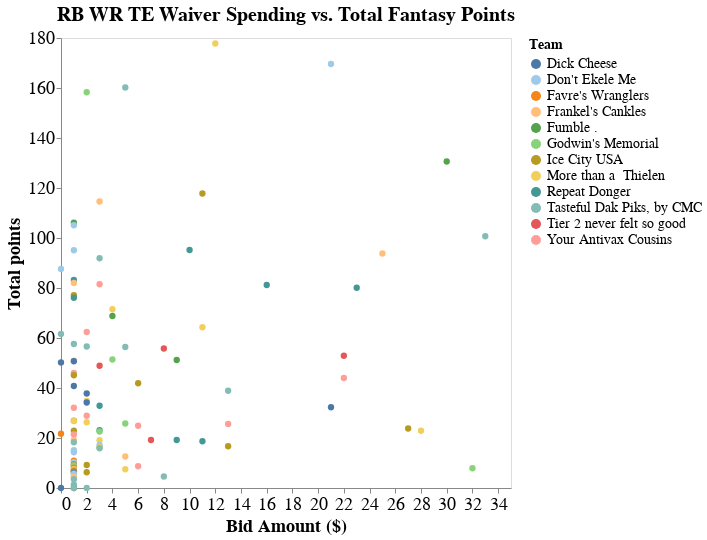

This figure's notebook cell:
### Markdown cell above
The biggest steals on the waiver wire were Cordarrelle Patterson, Hollywood Brown, and Hunter Renfrow. The biggest runaway hype trains were Adrian Peterson, Rondale Moore, and Kadarius Toney.

### Code cell
chart

### Figure 1 — Vega-Lite specification as saved in the notebook (floating-point values rounded to 4 significant figures)
{"config": {"view": {"continuousWidth": 400, "continuousHeight": 300}, "axis": {"labelFontSize": 18, "titleFontSize": 18}, "legend": {"labelFontSize": 14, "titleFontSize": 14}, "title": {"fontSize": 20}}, "data": {"name": "data-8856d2a27f9acebb0f3cde64f7da6c47"}, "mark": {"type": "circle", "size": 40}, "encoding": {"color": {"condition": {"type": "nominal", "field": "Team", "scale": {"scheme": "tableau20"}, "selection": "selector048"}, "value": "lightgray"}, "opacity": {"condition": {"value": 1, "selection": "selector048"}, "value": 0.1}, "tooltip": [{"type": "nominal", "field": "Player-info"}, {"type": "nominal", "field": "Team"}, {"type": "quantitative", "field": "Bid Amount ($)"}, {"type": "quantitative", "field": "Total points"}, {"type": "nominal", "field": "Stint (wks)"}], "x": {"type": "quantitative", "axis": {"grid": false}, "field": "Bid Amount ($)"}, "y": {"type": "quantitative", "axis": {"grid": false}, "field": "Total points"}}, "height": 450, "selection": {"selector048": {"type": "multi", "fields": ["Team"], "bind": "legend"}}, "title": "RB WR TE Waiver Spending vs. Total Fantasy Points", "width": 450, "$schema": "https://vega.github.io/schema/vega-lite/v4.8.1.json", "datasets": {"data-8856d2a27f9acebb0f3cde64f7da6c47": [{"Player": "Cordarrelle Patterson", "Position": "RB", "Team": "More than a  Thielen", "ProTeam": "ATL", "Action": "WAIVER", "Bid Amount ($)": 12, "Stint (wks)": [3, 4, 5, 7, 8, 9, 10, 11, 12, 13, 14, 15, 16, 17], "Total points": 177.8, "Player-info": "Cordarrelle Patterson, RB (ATL)"}, {"Player": "James Conner", "Position": "RB", "Team": "Don't Ekele Me", "ProTeam": "ARI", "Action": "WAIVER", "Bid Amount ($)": 21, "Stint (wks)": [5, 6, 7, 8, 9, 10, 11, 13, 14, 15, 16, 17], "Total points": 169.6, "Player-info": "James Conner, RB (ARI)"}, {"Player": "Marquise Brown", "Position": "WR", "Team": "Tasteful Dak Piks, by CMC", "ProTeam": "BAL", "Action": "WAIVER", "Bid Amount ($)": 5, "Stint (wks)": [2, 3, 4, 5, 6, 7, 9, 10, 11, 12, 13, 14, 15, 16, 17], "Total points": 160.2, "Player-info": "Marquise Brown, WR (BAL)"}, {"Player": "Hunter Renfrow", "Position": "WR", "Team": "Godwin's Memorial", "ProTeam": "OAK", "Action": "WAIVER", "Bid Amount ($)": 2, "Stint (wks)": [4, 5, 6, 7, 9, 10, 11, 12, 13, 14, 15, 16, 17], "Total points": 158.3, "Player-info": "Hunter Renfrow, WR (OAK)"}, {"Player": "Elijah Mitchell", "Position": "RB", "Team": "Fumble .", "ProTeam": "SF", "Action": "WAIVER", "Bid Amount ($)": 30, "Stint (wks)": [2, 3, 4, 5, 7, 8, 9, 10, 11, 12, 13, 14, 15, 16, 17], "Total points": 130.6, "Player-info": "Elijah Mitchell, RB (SF)"}, {"Player": "Jaylen Waddle", "Position": "WR", "Team": "Ice City USA", "ProTeam": "MIA", "Action": "WAIVER", "Bid Amount ($)": 11, "Stint (wks)": [7, 8, 9, 10, 11, 12, 13, 15, 16, 17], "Total points": 117.8, "Player-info": "Jaylen Waddle, WR (MIA)"}, {"Player": "Michael Pittman Jr.", "Position": "WR", "Team": "Frankel's Cankles", "ProTeam": "IND", "Action": "WAIVER", "Bid Amount ($)": 3, "Stint (wks)": [7, 8, 9, 10, 11, 12, 13, 15, 16, 17], "Total points": 114.6, "Player-info": "Michael Pittman Jr., WR (IND)"}, {"Player": "Mike Gesicki", "Position": "TE", "Team": "Fumble .", "ProTeam": "MIA", "Action": "WAIVER", "Bid Amount ($)": 1, "Stint (wks)": [4, 5, 6, 7, 8, 9, 10, 11, 12, 13, 15, 16, 17], "Total points": 106.1, "Player-info": "Mike Gesicki, TE (MIA)"}, {"Player": "Dawson Knox", "Position": "TE", "Team": "Don't Ekele Me", "ProTeam": "BUF", "Action": "WAIVER", "Bid Amount ($)": 1, "Stint (wks)": [4, 5, 6, 8, 9, 10, 11, 12, 13, 14, 15, 16, 17], "Total points": 105.1, "Player-info": "Dawson Knox, TE (BUF)"}, {"Player": "Chuba Hubbard", "Position": "RB", "Team": "Tasteful Dak Piks, by CMC", "ProTeam": "CAR", "Action": "WAIVER", "Bid Amount ($)": 33, "Stint (wks)": [4, 5, 6, 7, 8, 9, 10, 11, 12, 14, 15, 16, 17], "Total points": 100.7, "Player-info": "Chuba Hubbard, RB (CAR)"}, {"Player": "Dalton Schultz", "Position": "TE", "Team": "Repeat Donger", "ProTeam": "DAL", "Action": "WAIVER", "Bid Amount ($)": 10, "Stint (wks)": [6, 8, 9, 10, 11, 12, 13, 14, 15, 16, 17], "Total points": 95.2, "Player-info": "Dalton Schultz, TE (DAL)"}, {"Player": "Michael Carter", "Position": "RB", "Team": "Don't Ekele Me", "ProTeam": "NYJ", "Action": "WAIVER", "Bid Amount ($)": 1, "Stint (wks)": [7, 8, 9, 10, 11, 12, 13, 14, 15, 16, 17], "Total points": 95.1, "Player-info": "Michael Carter, RB (NYJ)"}, {"Player": "Myles Gaskin", "Position": "RB", "Team": "Frankel's Cankles", "ProTeam": "MIA", "Action": "WAIVER", "Bid Amount ($)": 25, "Stint (wks)": [6, 7, 8, 9, 10, 11, 12, 13, 15, 16, 17], "Total points": 93.8, "Player-info": "Myles Gaskin, RB (MIA)"}, {"Player": "Zach Ertz", "Position": "TE", "Team": "Tasteful Dak Piks, by CMC", "ProTeam": "ARI", "Action": "WAIVER", "Bid Amount ($)": 3, "Stint (wks)": [7, 8, 9, 10, 11, 13, 14, 15, 16, 17], "Total points": 91.9, "Player-info": "Zach Ertz, TE (ARI)"}, {"Player": "Marvin Jones Jr.", "Position": "WR", "Team": "Don't Ekele Me", "ProTeam": "JAX", "Action": "WAIVER", "Bid Amount ($)": 0, "Stint (wks)": [1, 2, 3, 4, 5, 6, 8, 9, 10, 11], "Total points": 87.6, "Player-info": "Marvin Jones Jr., WR (JAX)"}, {"Player": "Brandon Aiyuk", "Position": "WR", "Team": "Repeat Donger", "ProTeam": "SF", "Action": "WAIVER", "Bid Amount ($)": 1, "Stint (wks)": [10, 11, 12, 13, 14, 15, 16, 17], "Total points": 83.2, "Player-info": "Brandon Aiyuk, WR (SF)"}, {"Player": "Devin Singletary", "Position": "RB", "Team": "Frankel's Cankles", "ProTeam": "BUF", "Action": "WAIVER", "Bid Amount ($)": 1, "Stint (wks)": [11, 12, 13, 14, 15, 16, 17], "Total points": 82.0, "Player-info": "Devin Singletary, RB (BUF)"}, {"Player": "Tony Pollard", "Position": "RB", "Team": "Your Antivax Cousins", "ProTeam": "DAL", "Action": "WAIVER", "Bid Amount ($)": 3, "Stint (wks)": [8, 9, 10, 11, 12, 13, 14, 15, 16, 17], "Total points": 81.5, "Player-info": "Tony Pollard, RB (DAL)"}, {"Player": "A.J. Green", "Position": "WR", "Team": "Repeat Donger", "ProTeam": "ARI", "Action": "WAIVER", "Bid Amount ($)": 16, "Stint (wks)": [5, 6, 7, 8, 9, 10, 11, 13, 14, 15, 16, 17], "Total points": 81.2, "Player-info": "A.J. Green, WR (ARI)"}, {"Player": "Darrel Williams", "Position": "RB", "Team": "Repeat Donger", "ProTeam": "KC", "Action": "WAIVER", "Bid Amount ($)": 23, "Stint (wks)": [6, 7, 8, 9, 10, 11], "Total points": 80.1, "Player-info": "Darrel Williams, RB (KC)"}, {"Player": "Darnell Mooney", "Position": "WR", "Team": "Ice City USA", "ProTeam": "CHI", "Action": "WAIVER", "Bid Amount ($)": 1, "Stint (wks)": [11, 12, 13, 14, 15, 16, 17], "Total points": 77.1, "Player-info": "Darnell Mooney, WR (CHI)"}, {"Player": "Rob Gronkowski", "Position": "TE", "Team": "Repeat Donger", "ProTeam": "TB", "Action": "WAIVER", "Bid Amount ($)": 1, "Stint (wks)": [10, 11, 12, 13, 14, 15, 16, 17], "Total points": 76.1, "Player-info": "Rob Gronkowski, TE (TB)"}, {"Player": "Devonta Freeman", "Position": "RB", "Team": "More than a  Thielen", "ProTeam": "BAL", "Action": "WAIVER", "Bid Amount ($)": 4, "Stint (wks)": [11, 12, 13, 14, 15, 16, 17], "Total points": 71.5, "Player-info": "Devonta Freeman, RB (BAL)"}, {"Player": "D'Onta Foreman", "Position": "RB", "Team": "Fumble .", "ProTeam": "TEN", "Action": "WAIVER", "Bid Amount ($)": 4, "Stint (wks)": [11, 12, 14, 15, 16, 17], "Total points": 68.8, "Player-info": "D'Onta Foreman, RB (TEN)"}, {"Player": "Van Jefferson", "Position": "WR", "Team": "More than a  Thielen", "ProTeam": "LAR", "Action": "WAIVER", "Bid Amount ($)": 11, "Stint (wks)": [10, 12, 13, 14, 15, 16, 17], "Total points": 64.3, "Player-info": "Van Jefferson, WR (LAR)"}, {"Player": "Elijah Moore", "Position": "WR", "Team": "Your Antivax Cousins", "ProTeam": "NYJ", "Action": "WAIVER", "Bid Amount ($)": 2, "Stint (wks)": [10, 11, 12, 13, 14, 15, 16], "Total points": 62.4, "Player-info": "Elijah Moore, WR (NYJ)"}, {"Player": "Tony Pollard", "Position": "RB", "Team": "Tasteful Dak Piks, by CMC", "ProTeam": "DAL", "Action": "WAIVER", "Bid Amount ($)": 0, "Stint (wks)": [1, 2, 3, 4, 5, 6], "Total points": 61.6, "Player-info": "Tony Pollard, RB (DAL)"}, {"Player": "Rex Burkhead", "Position": "RB", "Team": "Tasteful Dak Piks, by CMC", "ProTeam": "HOU", "Action": "WAIVER", "Bid Amount ($)": 1, "Stint (wks)": [13, 14, 15, 16, 17], "Total points": 57.6, "Player-info": "Rex Burkhead, RB (HOU)"}, {"Player": "D'Ernest Johnson", "Position": "RB", "Team": "Tasteful Dak Piks, by CMC", "ProTeam": "CLE", "Action": "WAIVER", "Bid Amount ($)": 2, "Stint (wks)": [7, 8, 9, 10, 11], "Total points": 56.6, "Player-info": "D'Ernest Johnson, RB (CLE)"}, {"Player": "Rashaad Penny", "Position": "RB", "Team": "Tasteful Dak Piks, by CMC", "ProTeam": "SEA", "Action": "WAIVER", "Bid Amount ($)": 5, "Stint (wks)": [15, 16, 17], "Total points": 56.4, "Player-info": "Rashaad Penny, RB (SEA)"}, {"Player": "Michael Gallup", "Position": "WR", "Team": "Tier 2 never felt so good", "ProTeam": "DAL", "Action": "WAIVER", "Bid Amount ($)": 8, "Stint (wks)": [12, 13, 14, 15, 16, 17], "Total points": 55.8, "Player-info": "Michael Gallup, WR (DAL)"}, {"Player": "Amon-Ra St. Brown", "Position": "WR", "Team": "Tier 2 never felt so good", "ProTeam": "DET", "Action": "WAIVER", "Bid Amount ($)": 22, "Stint (wks)": [16, 17], "Total points": 52.9, "Player-info": "Amon-Ra St. Brown, WR (DET)"}, {"Player": "Pat Freiermuth", "Position": "TE", "Team": "Godwin's Memorial", "ProTeam": "PIT", "Action": "WAIVER", "Bid Amount ($)": 4, "Stint (wks)": [10, 11, 12, 13, 14, 15, 16, 17], "Total points": 51.4, "Player-info": "Pat Freiermuth, TE (PIT)"}, {"Player": "Devontae Booker", "Position": "RB", "Team": "Fumble .", "ProTeam": "NYG", "Action": "WAIVER", "Bid Amount ($)": 9, "Stint (wks)": [6, 7, 8, 9], "Total points": 51.2, "Player-info": "Devontae Booker, RB (NYG)"}, {"Player": "Miles Sanders", "Position": "RB", "Team": "Frankel's Cankles", "ProTeam": "PHI", "Action": "WAIVER", "Bid Amount ($)": 1, "Stint (wks)": [8, 9, 10, 11, 12, 13, 15, 16, 17], "Total points": 50.9, "Player-info": "Miles Sanders, RB (PHI)"}, {"Player": "Alexander Mattison", "Position": "RB", "Team": "Dick Cheese", "ProTeam": "MIN", "Action": "WAIVER", "Bid Amount ($)": 1, "Stint (wks)": [11, 12, 13, 14, 15, 16, 17], "Total points": 50.7, "Player-info": "Alexander Mattison, RB (MIN)"}, {"Player": "Alexander Mattison", "Position": "RB", "Team": "Dick Cheese", "ProTeam": "MIN", "Action": "WAIVER", "Bid Amount ($)": 0, "Stint (wks)": [2, 3, 4, 5, 6, 8], "Total points": 50.2, "Player-info": "Alexander Mattison, RB (MIN)"}, {"Player": "Jared Cook", "Position": "TE", "Team": "Tier 2 never felt so good", "ProTeam": "LAC", "Action": "WAIVER", "Bid Amount ($)": 3, "Stint (wks)": [9, 10, 11, 12, 13, 14, 15, 16], "Total points": 48.9, "Player-info": "Jared Cook, TE (LAC)"}, {"Player": "Noah Fant", "Position": "TE", "Team": "Your Antivax Cousins", "ProTeam": "DEN", "Action": "WAIVER", "Bid Amount ($)": 1, "Stint (wks)": [12, 13, 14, 15, 16, 17], "Total points": 46.0, "Player-info": "Noah Fant, TE (DEN)"}, {"Player": "Emmanuel Sanders", "Position": "WR", "Team": "Ice City USA", "ProTeam": "BUF", "Action": "WAIVER", "Bid Amount ($)": 1, "Stint (wks)": [5, 6, 8, 9, 10], "Total points": 45.1, "Player-info": "Emmanuel Sanders, WR (BUF)"}, {"Player": "Khalil Herbert", "Position": "RB", "Team": "Your Antivax Cousins", "ProTeam": "CHI", "Action": "WAIVER", "Bid Amount ($)": 22, "Stint (wks)": [6, 7, 8, 9, 11, 12], "Total points": 44.0, "Player-info": "Khalil Herbert, RB (CHI)"}, {"Player": "Michael Pittman Jr.", "Position": "WR", "Team": "Ice City USA", "ProTeam": "IND", "Action": "WAIVER", "Bid Amount ($)": 6, "Stint (wks)": [3, 4, 5, 6], "Total points": 41.9, "Player-info": "Michael Pittman Jr., WR (IND)"}, {"Player": "Chase Claypool", "Position": "WR", "Team": "Dick Cheese", "ProTeam": "PIT", "Action": "WAIVER", "Bid Amount ($)": 1, "Stint (wks)": [12, 13, 14, 15, 16, 17], "Total points": 40.8, "Player-info": "Chase Claypool, WR (PIT)"}, {"Player": "Sterling Shepard", "Position": "WR", "Team": "Tasteful Dak Piks, by CMC", "ProTeam": "NYG", "Action": "WAIVER", "Bid Amount ($)": 13, "Stint (wks)": [2, 3, 4, 5, 6, 7, 8, 9, 11, 12, 13, 14, 15], "Total points": 38.9, "Player-info": "Sterling Shepard, WR (NYG)"}, {"Player": "Justin Jackson", "Position": "RB", "Team": "Dick Cheese", "ProTeam": "LAC", "Action": "WAIVER", "Bid Amount ($)": 2, "Stint (wks)": [16, 17], "Total points": 37.8, "Player-info": "Justin Jackson, RB (LAC)"}, {"Player": "Tyler Conklin", "Position": "TE", "Team": "More than a  Thielen", "ProTeam": "MIN", "Action": "WAIVER", "Bid Amount ($)": 2, "Stint (wks)": [8, 9, 10, 11], "Total points": 34.8, "Player-info": "Tyler Conklin, TE (MIN)"}, {"Player": "Mark Ingram II", "Position": "RB", "Team": "Dick Cheese", "ProTeam": "NO", "Action": "WAIVER", "Bid Amount ($)": 2, "Stint (wks)": [10, 11, 12, 13], "Total points": 34.2, "Player-info": "Mark Ingram II, RB (NO)"}, {"Player": "Christian Kirk", "Position": "WR", "Team": "Repeat Donger", "ProTeam": "ARI", "Action": "WAIVER", "Bid Amount ($)": 3, "Stint (wks)": [7, 8, 9], "Total points": 32.9, "Player-info": "Christian Kirk, WR (ARI)"}, {"Player": "J.D. McKissic", "Position": "RB", "Team": "Dick Cheese", "ProTeam": "WSH", "Action": "WAIVER", "Bid Amount ($)": 21, "Stint (wks)": [7, 8, 10, 11], "Total points": 32.3, "Player-info": "J.D. McKissic, RB (WSH)"}, {"Player": "Jeff Wilson Jr.", "Position": "RB", "Team": "Your Antivax Cousins", "ProTeam": "SF", "Action": "WAIVER", "Bid Amount ($)": 1, "Stint (wks)": [15, 16, 17], "Total points": 32.1, "Player-info": "Jeff Wilson Jr., RB (SF)"}, {"Player": "Tim Patrick", "Position": "WR", "Team": "Your Antivax Cousins", "ProTeam": "DEN", "Action": "WAIVER", "Bid Amount ($)": 2, "Stint (wks)": [2, 3, 4], "Total points": 28.9, "Player-info": "Tim Patrick, WR (DEN)"}, {"Player": "Dontrell Hilliard", "Position": "RB", "Team": "Ice City USA", "ProTeam": "TEN", "Action": "WAIVER", "Bid Amount ($)": 1, "Stint (wks)": [14, 15, 16, 17], "Total points": 26.9, "Player-info": "Dontrell Hilliard, RB (TEN)"}, {"Player": "Foster Moreau", "Position": "TE", "Team": "More than a  Thielen", "ProTeam": "OAK", "Action": "WAIVER", "Bid Amount ($)": 1, "Stint (wks)": [13, 14, 15, 16, 17], "Total points": 26.8, "Player-info": "Foster Moreau, TE (OAK)"}, {"Player": "Jalen Guyton", "Position": "WR", "Team": "More than a  Thielen", "ProTeam": "LAC", "Action": "WAIVER", "Bid Amount ($)": 2, "Stint (wks)": [14, 15, 16, 17], "Total points": 26.3, "Player-info": "Jalen Guyton, WR (LAC)"}, {"Player": "Kenyan Drake", "Position": "RB", "Team": "Godwin's Memorial", "ProTeam": "OAK", "Action": "WAIVER", "Bid Amount ($)": 5, "Stint (wks)": [9, 10, 11, 12, 13, 14, 15, 16, 17], "Total points": 25.8, "Player-info": "Kenyan Drake, RB (OAK)"}, {"Player": "Alex Collins", "Position": "RB", "Team": "Your Antivax Cousins", "ProTeam": "SEA", "Action": "WAIVER", "Bid Amount ($)": 13, "Stint (wks)": [6, 7, 8], "Total points": 25.6, "Player-info": "Alex Collins, RB (SEA)"}, {"Player": "Rhamondre Stevenson", "Position": "RB", "Team": "Your Antivax Cousins", "ProTeam": "NE", "Action": "WAIVER", "Bid Amount ($)": 6, "Stint (wks)": [11, 12, 13, 15, 16], "Total points": 24.9, "Player-info": "Rhamondre Stevenson, RB (NE)"}, {"Player": "Kadarius Toney", "Position": "WR", "Team": "Ice City USA", "ProTeam": "NYG", "Action": "WAIVER", "Bid Amount ($)": 27, "Stint (wks)": [6, 7, 8, 9, 11, 12, 13, 14, 15, 16, 17], "Total points": 23.8, "Player-info": "Kadarius Toney, WR (NYG)"}, {"Player": "Jared Cook", "Position": "TE", "Team": "Repeat Donger", "ProTeam": "LAC", "Action": "WAIVER", "Bid Amount ($)": 3, "Stint (wks)": [3, 4, 5], "Total points": 23.1, "Player-info": "Jared Cook, TE (LAC)"}, {"Player": "Rondale Moore", "Position": "WR", "Team": "More than a  Thielen", "ProTeam": "ARI", "Action": "WAIVER", "Bid Amount ($)": 28, "Stint (wks)": [3, 4, 5, 6], "Total points": 22.9, "Player-info": "Rondale Moore, WR (ARI)"}, {"Player": "Darnell Mooney", "Position": "WR", "Team": "Ice City USA", "ProTeam": "CHI", "Action": "WAIVER", "Bid Amount ($)": 1, "Stint (wks)": [5, 6, 7], "Total points": 22.9, "Player-info": "Darnell Mooney, WR (CHI)"}, {"Player": "Hunter Henry", "Position": "TE", "Team": "Godwin's Memorial", "ProTeam": "NE", "Action": "WAIVER", "Bid Amount ($)": 3, "Stint (wks)": [6, 7, 8], "Total points": 22.6, "Player-info": "Hunter Henry, TE (NE)"}, {"Player": "Phillip Lindsay", "Position": "RB", "Team": "Favre's Wranglers", "ProTeam": "MIA", "Action": "WAIVER", "Bid Amount ($)": 0, "Stint (wks)": [2, 3, 4, 5, 6, 7, 8, 9, 10, 11], "Total points": 21.7, "Player-info": "Phillip Lindsay, RB (MIA)"}, {"Player": "DeVante Parker", "Position": "WR", "Team": "Your Antivax Cousins", "ProTeam": "MIA", "Action": "WAIVER", "Bid Amount ($)": 1, "Stint (wks)": [15, 16, 17], "Total points": 21.4, "Player-info": "DeVante Parker, WR (MIA)"}, {"Player": "Christian Kirk", "Position": "WR", "Team": "Tier 2 never felt so good", "ProTeam": "ARI", "Action": "WAIVER", "Bid Amount ($)": 7, "Stint (wks)": [16, 17], "Total points": 19.2, "Player-info": "Christian Kirk, WR (ARI)"}, {"Player": "J.D. McKissic", "Position": "RB", "Team": "Repeat Donger", "ProTeam": "WSH", "Action": "WAIVER", "Bid Amount ($)": 9, "Stint (wks)": [3, 4], "Total points": 19.2, "Player-info": "J.D. McKissic, RB (WSH)"}, {"Player": "Dan Arnold", "Position": "TE", "Team": "Frankel's Cankles", "ProTeam": "JAX", "Action": "WAIVER", "Bid Amount ($)": 1, "Stint (wks)": [9, 10], "Total points": 19.2, "Player-info": "Dan Arnold, TE (JAX)"}, {"Player": "Mecole Hardman", "Position": "WR", "Team": "More than a  Thielen", "ProTeam": "KC", "Action": "WAIVER", "Bid Amount ($)": 3, "Stint (wks)": [7, 8, 9, 10], "Total points": 19.1, "Player-info": "Mecole Hardman, WR (KC)"}, {"Player": "Latavius Murray", "Position": "RB", "Team": "Repeat Donger", "ProTeam": "BAL", "Action": "WAIVER", "Bid Amount ($)": 11, "Stint (wks)": [3, 4, 5], "Total points": 18.7, "Player-info": "Latavius Murray, RB (BAL)"}, {"Player": "Ronald Jones II", "Position": "RB", "Team": "Tasteful Dak Piks, by CMC", "ProTeam": "TB", "Action": "WAIVER", "Bid Amount ($)": 1, "Stint (wks)": [16, 17], "Total points": 18.3, "Player-info": "Ronald Jones II, RB (TB)"}, {"Player": "Tevin Coleman", "Position": "RB", "Team": "Don't Ekele Me", "ProTeam": "NYJ", "Action": "WAIVER", "Bid Amount ($)": 3, "Stint (wks)": [12, 13, 14], "Total points": 17.2, "Player-info": "Tevin Coleman, RB (NYJ)"}, {"Player": "Damien Williams", "Position": "RB", "Team": "Ice City USA", "ProTeam": "CHI", "Action": "WAIVER", "Bid Amount ($)": 13, "Stint (wks)": [5, 6, 7], "Total points": 16.7, "Player-info": "Damien Williams, RB (CHI)"}, {"Player": "Jarvis Landry", "Position": "WR", "Team": "Godwin's Memorial", "ProTeam": "CLE", "Action": "WAIVER", "Bid Amount ($)": 3, "Stint (wks)": [6, 7, 8, 9], "Total points": 16.3, "Player-info": "Jarvis Landry, WR (CLE)"}, {"Player": "Samaje Perine", "Position": "RB", "Team": "More than a  Thielen", "ProTeam": "CIN", "Action": "WAIVER", "Bid Amount ($)": 3, "Stint (wks)": [5, 6], "Total points": 16.3, "Player-info": "Samaje Perine, RB (CIN)"}, {"Player": "Tyler Conklin", "Position": "TE", "Team": "Tasteful Dak Piks, by CMC", "ProTeam": "MIN", "Action": "WAIVER", "Bid Amount ($)": 3, "Stint (wks)": [4, 5, 6], "Total points": 15.9, "Player-info": "Tyler Conklin, TE (MIN)"}, {"Player": "Tre'Quan Smith", "Position": "WR", "Team": "Don't Ekele Me", "ProTeam": "NO", "Action": "WAIVER", "Bid Amount ($)": 1, "Stint (wks)": [12, 13, 14, 15], "Total points": 15.1, "Player-info": "Tre'Quan Smith, WR (NO)"}, {"Player": "Tim Patrick", "Position": "WR", "Team": "Don't Ekele Me", "ProTeam": "DEN", "Action": "WAIVER", "Bid Amount ($)": 1, "Stint (wks)": [6, 7], "Total points": 14.3, "Player-info": "Tim Patrick, WR (DEN)"}, {"Player": "Robby Anderson", "Position": "WR", "Team": "Frankel's Cankles", "ProTeam": "CAR", "Action": "WAIVER", "Bid Amount ($)": 5, "Stint (wks)": [5, 6], "Total points": 12.6, "Player-info": "Robby Anderson, WR (CAR)"}, {"Player": "Cole Kmet", "Position": "TE", "Team": "Favre's Wranglers", "ProTeam": "CHI", "Action": "WAIVER", "Bid Amount ($)": 1, "Stint (wks)": [16, 17], "Total points": 10.9, "Player-info": "Cole Kmet, TE (CHI)"}, {"Player": "Ricky Seals-Jones", "Position": "TE", "Team": "Don't Ekele Me", "ProTeam": "WSH", "Action": "WAIVER", "Bid Amount ($)": 1, "Stint (wks)": [7, 8], "Total points": 10.3, "Player-info": "Ricky Seals-Jones, TE (WSH)"}, {"Player": "Rashod Bateman", "Position": "WR", "Team": "Ice City USA", "ProTeam": "BAL", "Action": "WAIVER", "Bid Amount ($)": 1, "Stint (wks)": [11, 12], "Total points": 9.5, "Player-info": "Rashod Bateman, WR (BAL)"}, {"Player": "Myles Gaskin", "Position": "RB", "Team": "Ice City USA", "ProTeam": "MIA", "Action": "WAIVER", "Bid Amount ($)": 2, "Stint (wks)": [3, 4], "Total points": 9.2, "Player-info": "Myles Gaskin, RB (MIA)"}, {"Player": "Kenneth Gainwell", "Position": "RB", "Team": "Tasteful Dak Piks, by CMC", "ProTeam": "PHI", "Action": "WAIVER", "Bid Amount ($)": 1, "Stint (wks)": [8, 9], "Total points": 9.0, "Player-info": "Kenneth Gainwell, RB (PHI)"}, {"Player": "Courtland Sutton", "Position": "WR", "Team": "Godwin's Memorial", "ProTeam": "DEN", "Action": "WAIVER", "Bid Amount ($)": 1, "Stint (wks)": [12, 13, 14, 15], "Total points": 8.8, "Player-info": "Courtland Sutton, WR (DEN)"}, {"Player": "DeVante Parker", "Position": "WR", "Team": "Your Antivax Cousins", "ProTeam": "MIA", "Action": "WAIVER", "Bid Amount ($)": 6, "Stint (wks)": [9, 10, 11, 12, 13], "Total points": 8.7, "Player-info": "DeVante Parker, WR (MIA)"}, {"Player": "Tyler Higbee", "Position": "TE", "Team": "Favre's Wranglers", "ProTeam": "LAR", "Action": "WAIVER", "Bid Amount ($)": 1, "Stint (wks)": [12, 13, 14], "Total points": 8.1, "Player-info": "Tyler Higbee, TE (LAR)"}, {"Player": "Adrian Peterson", "Position": "RB", "Team": "Godwin's Memorial", "ProTeam": "SEA", "Action": "WAIVER", "Bid Amount ($)": 32, "Stint (wks)": [10, 11], "Total points": 7.9, "Player-info": "Adrian Peterson, RB (SEA)"}, {"Player": "Jeff Wilson Jr.", "Position": "RB", "Team": "More than a  Thielen", "ProTeam": "SF", "Action": "WAIVER", "Bid Amount ($)": 5, "Stint (wks)": [11, 12], "Total points": 7.5, "Player-info": "Jeff Wilson Jr., RB (SF)"}, {"Player": "Jarvis Landry", "Position": "WR", "Team": "Frankel's Cankles", "ProTeam": "CLE", "Action": "WAIVER", "Bid Amount ($)": 1, "Stint (wks)": [15, 16], "Total points": 7.5, "Player-info": "Jarvis Landry, WR (CLE)"}, {"Player": "Alex Collins", "Position": "RB", "Team": "Tasteful Dak Piks, by CMC", "ProTeam": "SEA", "Action": "WAIVER", "Bid Amount ($)": 1, "Stint (wks)": [11, 12, 13, 14], "Total points": 7.0, "Player-info": "Alex Collins, RB (SEA)"}, {"Player": "Royce Freeman", "Position": "RB", "Team": "Favre's Wranglers", "ProTeam": "HOU", "Action": "WAIVER", "Bid Amount ($)": 1, "Stint (wks)": [15, 16, 17], "Total points": 6.7, "Player-info": "Royce Freeman, RB (HOU)"}, {"Player": "Ty Johnson", "Position": "RB", "Team": "Ice City USA", "ProTeam": "NYJ", "Action": "WAIVER", "Bid Amount ($)": 1, "Stint (wks)": [12, 13], "Total points": 6.7, "Player-info": "Ty Johnson, RB (NYJ)"}, {"Player": "Jeremy McNichols", "Position": "RB", "Team": "Ice City USA", "ProTeam": "TEN", "Action": "WAIVER", "Bid Amount ($)": 2, "Stint (wks)": [9, 10], "Total points": 6.3, "Player-info": "Jeremy McNichols, RB (TEN)"}, {"Player": "Hunter Henry", "Position": "TE", "Team": "Dick Cheese", "ProTeam": "NE", "Action": "WAIVER", "Bid Amount ($)": 1, "Stint (wks)": [11, 12], "Total points": 6.1, "Player-info": "Hunter Henry, TE (NE)"}, {"Player": "Latavius Murray", "Position": "RB", "Team": "Don't Ekele Me", "ProTeam": "BAL", "Action": "WAIVER", "Bid Amount ($)": 1, "Stint (wks)": [9, 10, 11, 12], "Total points": 5.7, "Player-info": "Latavius Murray, RB (BAL)"}, {"Player": "Nyheim Hines", "Position": "RB", "Team": "Tasteful Dak Piks, by CMC", "ProTeam": "IND", "Action": "WAIVER", "Bid Amount ($)": 8, "Stint (wks)": [4, 5, 6], "Total points": 4.6, "Player-info": "Nyheim Hines, RB (IND)"}, {"Player": "Christian Kirk", "Position": "WR", "Team": "Frankel's Cankles", "ProTeam": "ARI", "Action": "WAIVER", "Bid Amount ($)": 1, "Stint (wks)": [11, 13], "Total points": 4.4, "Player-info": "Christian Kirk, WR (ARI)"}, {"Player": "David Njoku", "Position": "TE", "Team": "Frankel's Cankles", "ProTeam": "CLE", "Action": "WAIVER", "Bid Amount ($)": 1, "Stint (wks)": [15, 16], "Total points": 4.4, "Player-info": "David Njoku, TE (CLE)"}, {"Player": "Kenneth Gainwell", "Position": "RB", "Team": "Tasteful Dak Piks, by CMC", "ProTeam": "PHI", "Action": "WAIVER", "Bid Amount ($)": 1, "Stint (wks)": [5, 6], "Total points": 3.5, "Player-info": "Kenneth Gainwell, RB (PHI)"}, {"Player": "Dan Arnold", "Position": "TE", "Team": "Tasteful Dak Piks, by CMC", "ProTeam": "JAX", "Action": "WAIVER", "Bid Amount ($)": 1, "Stint (wks)": [11, 12], "Total points": 1.4, "Player-info": "Dan Arnold, TE (JAX)"}, {"Player": "Jeff Wilson Jr.", "Position": "RB", "Team": "Dick Cheese", "ProTeam": "SF", "Action": "WAIVER", "Bid Amount ($)": 0, "Stint (wks)": [2, 3, 4, 5], "Total points": 0.0, "Player-info": "Jeff Wilson Jr., RB (SF)"}, {"Player": "J.D. McKissic", "Position": "RB", "Team": "Tasteful Dak Piks, by CMC", "ProTeam": "WSH", "Action": "WAIVER", "Bid Amount ($)": 2, "Stint (wks)": [13, 14, 15], "Total points": 0.0, "Player-info": "J.D. McKissic, RB (WSH)"}, {"Player": "T.Y. Hilton", "Position": "WR", "Team": "Fumble .", "ProTeam": "IND", "Action": "WAIVER", "Bid Amount ($)": 1, "Stint (wks)": [1, 2, 3, 4, 5], "Total points": 0.0, "Player-info": "T.Y. Hilton, WR (IND)"}, {"Player": "Derrick Henry", "Position": "RB", "Team": "Tasteful Dak Piks, by CMC", "ProTeam": "TEN", "Action": "WAIVER", "Bid Amount ($)": 1, "Stint (wks)": [9, 10, 11, 12, 14, 15, 16, 17], "Total points": 0.0, "Player-info": "Derrick Henry, RB (TEN)"}]}}
